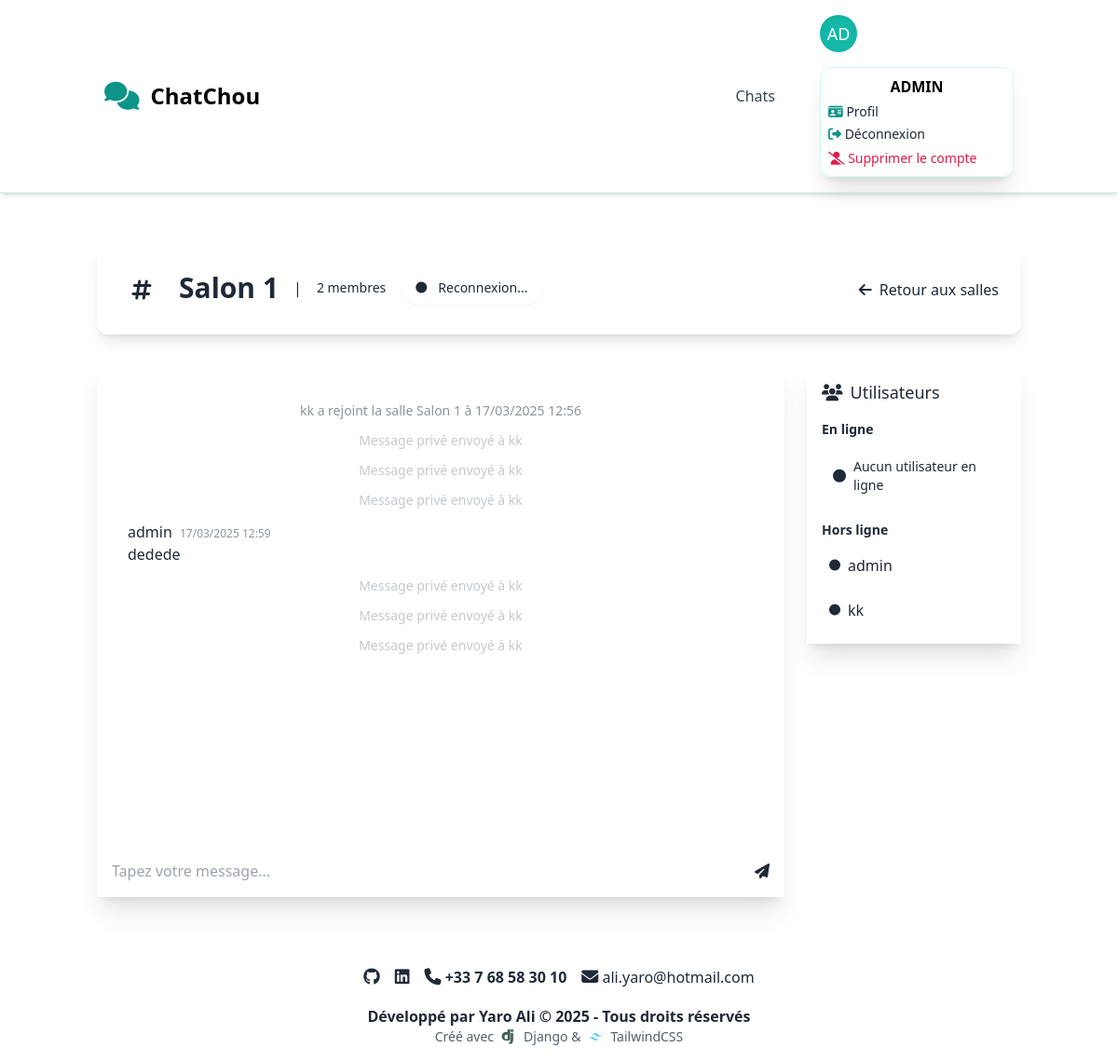
The page /rooms/4/ (signed in) on the database its author committed.
### apps/accounts/models.py (models this page shows, shortened)
class User(AbstractUser):
    class Meta:
        ordering = ["first_name", "last_name", "username"]
        verbose_name = "User"
        verbose_name_plural = "Users"
    email = EmailField("Adresse email", unique=True, blank=False, null=False)
    phone_number: PhoneNumberField = PhoneNumberField(blank=True, null=True)
    date_updated: DateTimeField = DateTimeField(auto_now=True)
    is_online: BooleanField = BooleanField(default=False)

### apps/rooms/models.py (models this page shows, shortened)
class Room(models.Model):
    class Meta:
        ordering = ["-created_at"]
        indexes = [
            models.Index(fields=["created_at"]),
            models.Index(fields=["updated_at"]),
        ]
    name: models.CharField = models.CharField(
        max_length=128, unique=True, verbose_name="Room Name", db_index=True
    )
    description: models.TextField = models.TextField(
        blank=True, null=True, verbose_name="Room Description"
    )
    author: models.ForeignKey = models.ForeignKey(
        User, on_delete=models.CASCADE, related_name="rooms"
    )
    members: models.ManyToManyField = models.ManyToManyField(
        User, through="RoomMember", related_name="joined_rooms"
    )
    created_at: models.DateTimeField = models.DateTimeField(auto_now_add=True)
    updated_at: models.DateTimeField = models.DateTimeField(auto_now=True)

### apps/chat_messages/models.py (models this page shows, shortened)
class Message(models.Model):
    class Meta:
        ordering = ["created_at"]
        indexes = [
            models.Index(fields=["room", "created_at"]),
        ]
    class Action(models.TextChoices):  # Actions des utilisateurs
        PRIVATE = "private", "Envoyer un message privé"
        PUBLIC = "public", "Envoyer un message public"
        JOIN = "join", "Rejoindre une salle"
        LEAVE = "leave", "Quitter une salle"
        SET_STATUS = "set_status", "Définir le statut"
    sender: models.ForeignKey = models.ForeignKey(
        to=User,
        on_delete=models.CASCADE,
        related_name="sent_messages",
        verbose_name="Sender",
    )
    recipients: models.ManyToManyField = models.ManyToManyField(
        to=User,
        related_name="received_messages",
        verbose_name="Recipients",
    )
    room: models.ForeignKey = models.ForeignKey(
        Room, on_delete=models.CASCADE, related_name="messages"
    )
    content: models.CharField = models.CharField(max_length=512)
    created_at: models.DateTimeField = models.DateTimeField(
        auto_now_add=True, db_index=True
    )
    action: models.CharField = models.CharField(
        max_length=255,
        choices=Action.choices,
        default=Action.PUBLIC,
        null=True,
        blank=True,
    )

### apps/rooms/views.py (the view)
# urls.py: path("<int:pk>/", views.RoomDetailView.as_view(), name="detail"),
class RoomDetailView(SuccessMessageMixin, LoginRequiredMixin, DetailView):
    model = Room
    template_name = "rooms/detail.html"
    context_object_name = "room"
    success_message = "Room joined successfully"
    def get_context_data(self, **kwargs):
        context = super().get_context_data(**kwargs)
        context["room_messages"] = Message.objects.filter(room=self.object)
        context["online_users"] = self.object.members.filter(is_online=True)
        context["offline_users"] = self.object.members.filter(is_online=False)
        return context

### apps/rooms/templates/rooms/detail.html (shortened to what this page needs)
{% extends 'base.html' %}
{% load static %}
{% load widget_tweaks %}
{% load tz %}
{% block content %}
<div class="container mx-auto px-4 py-8">
    <div class="mb-8 bg-base-200 rounded-xl p-6 shadow-lg">
        <div class="flex flex-col md:flex-row md:items-center md:justify-between gap-4">
            <div class="flex items-center space-x-4">
                <div class="w-12 h-12 bg-primary/10 rounded-full flex items-center justify-center">
                    <i class="fas fa-hashtag text-2xl text-primary"></i>
                </div>
                <div>
                    <div class="flex items-center gap-4 mb-1">
                        <h1 class="text-3xl font-bold text-primary">{{ room.name }}</h1> |
                        <p class="text-sm text-base-content/70">{{ room.members.count }} membres</p>
                        <div id="connection-status" class="flex items-center gap-3 px-4 py-2 bg-base-200 rounded-full shadow-sm transition-all duration-300 hover:shadow-md">
                        </div>
                    </div>
                </div>
            </div>
            <div class="flex items-center gap-3">
                {% if user in room.members.all %}
                <button type="button" id="leave-room-button-{{ room.pk }}"
                    class="btn btn-error text-white btn-sm hover:scale-105 transition-transform"
                    hx-get="{% url 'rooms:leave' room.pk %}"
                    hx-target="#leave-room-modal-container-{{ room.pk }}"
                    hx-trigger="click">
                    <i class="fas fa-door-open mr-2"></i>Quitter définitivement la salle
                </button>
                {% endif %}
                <a href="{% url 'rooms:list' %}"
                   class="btn btn-ghost bg-dark-200 btn-sm hover:bg-dark-300 transition-colors">
                    <i class="fas fa-arrow-left mr-2"></i>Retour aux salles
                </a>
            </div>
        </div>
    </div>
    <div class="grid grid-cols-1 md:grid-cols-4 gap-6">
        <div class="md:col-span-3">
            <div class="card bg-base-100 shadow-xl max-w-3xl mx-auto">
                <div class="card-body p-4">
                    <div class="bg-base-200 rounded-lg p-4 mb-4 h-[500px] overflow-y-auto" id="messageContainer">
                        <div id="chat-messages-container" class="space-y-3 max-w-2xl mx-auto">
                            {% for message in room_messages %}
                                {% if message.action != 'public' %}
                                    <div class="text-center text-sm opacity-50 my-2">
                                        {% if message.action == 'join' %}
                                            {{ message.sender.username }} a rejoint la salle {{ room.name }} à
                                            {% timezone "Europe/Paris" %}{{ message.created_at|date:'d/m/Y H:i' }}{% endtimezone %}
                                        {% elif message.action == 'leave' %}
                                            {{ message.sender.username }} a quitté la salle {{ room.name }} à
                                            {% timezone "Europe/Paris" %}{{ message.created_at|date:'d/m/Y H:i' }}{% endtimezone %}
                                        {% elif message.action == 'private' %}
                                            <div class="text-center text-sm opacity-50 my-2">
                                                Message privé envoyé à {{ message.recipients.first.username }}
                                            </div>
                                        {% endif %}
                                    </div>
                                {% else %}
                                    <div class="chat {% if message.sender == user %}chat-end{% else %}chat-start{% endif %}">
                                        <div class="chat-header">
                                            {{ message.sender.username }}
                                            <time class="text-xs opacity-50 ml-1">
                                            {% timezone "Europe/Paris" %}{{ message.created_at|date:'d/m/Y H:i' }}{% endtimezone %}
                                            </time>
                                        </div>
                                        <div class="chat-bubble {% if message.sender == user %}chat-bubble-primary{% endif %}">
                                            {{ message.content|linebreaksbr }}
                                        </div>
                                    </div>
                                {% endif %}
                            {% endfor %}
                        </div>
                    </div>
                    <div class="flex gap-2 items-center">
                        <input
                            type="text"
                            id="MessageInput"
                            class="input input-bordered flex-1"
                            placeholder="Tapez votre message..."
                        >
                        <button
                            id="MessageSend"
                            class="btn btn-primary"
                        >
                            <i class="fas fa-paper-plane"></i>
                        </button>
                    </div>
                </div>
            </div>
        </div>
        <div class="md:col-span-1">
            <div class="card bg-base-100 shadow-xl">
                <div class="card-body p-4">
                    <h2 class="card-title text-lg mb-4">
                        <i class="fas fa-users mr-2"></i>Utilisateurs
                    </h2>
                    <div class="space-y-4">
                        <div>
                            <h3 class="text-sm font-semibold text-success mb-2">
                                En ligne
                            </h3>
                            <div id="onlineUsers" class="space-y-2">
                                {% for user in online_users %}
                                    <div class="flex items-center gap-2 p-2 bg-base-200 rounded-lg">
                                        <i class="fas fa-circle text-success text-xs"></i>
                                        <span>{{ user.username }}</span>
                                    </div>
                                {% empty %}
                                    <div id="empty-online-message" class="flex items-center justify-center p-3 bg-base-200/50 rounded-lg">
                                        <div class="flex items-center gap-2">
                                            <i class="fas fa-circle text-success/30 text-sm"></i>
                                            <p class="text-sm text-base-content/50">Aucun utilisateur en ligne</p>
                                        </div>
                                    </div>
                                {% endfor %}
                            </div>
                        </div>
                        <div>
                            <h3 class="text-sm font-semibold text-error mb-2">
                                Hors ligne
                            </h3>
                            <div id="offlineUsers" class="space-y-2">
                                {% for user in offline_users %}
                                    <div class="flex items-center gap-2 p-2 bg-base-200 rounded-lg">
                                        <i class="fas fa-circle text-error text-xs"></i>
                                        <span>{{ user.username }}</span>
                                    </div>
                                {% endfor %}
                            </div>
                        </div>
                    </div>
                </div>
            </div>
        </div>
    </div>
</div>
{% endblock %}

### templates/partials/header.html (shortened to what this page needs)
<header class="bg-base-200 border-b border-emerald-100 dark:border-sky-800/30 shadow-md">
    <nav class="container mx-auto flex justify-between items-center py-4 px-6">
        <a href="{% url 'index' %}" class="flex items-center space-x-3 group">
            <i class="fas fa-comments text-3xl text-teal-600 dark:text-teal-400 group-hover:scale-110 transition-transform"></i>
            <span class="text-2xl font-extrabold text-black dark:text-black">
                ChatChou
            </span>
        </a>
        <div class="flex items-center space-x-8">
            {% if user.is_authenticated %}
                <a href="{% url 'rooms:list' %}" class="flex items-center px-4 py-2 rounded-lg hover:bg-teal-50 dark:hover:bg-teal-900/20 group transition-all">
                    <span class="font-medium text-gray-700 dark:text-gray-200 group-hover:text-teal-600 dark:group-hover:text-teal-400 transition-colors">Chats</span>
                </a>
                <div class="dropdown dropdown-end">
                    <label tabindex="0" class="btn btn-ghost btn-circle avatar hover:ring-2 hover:ring-teal-400 dark:hover:ring-teal-500 transition-all">
                        <div class="w-10 h-10 rounded-full bg-teal-500 flex items-center justify-center text-white text-lg shadow-inner">
                            <div class="flex items-center justify-center h-full">
                                {% if user.first_name and user.last_name %}
                                    {{ user.first_name.0|upper }}{{ user.last_name.0|upper }}
                                {% else %}
                                    {{ user.username|slice:":2"|upper }}
                                {% endif %}
                            </div>
                        </div>
                    </label>
                    <ul tabindex="0" class="mt-4 dropdown-content menu menu-sm p-2 shadow-xl bg-white/80
                    dark:bg-gray-800/90 backdrop-blur-sm rounded-xl w-52 border border-teal-100 dark:border-sky-800/30 z-50">
                        <li class="text-center font-bold text-black dark:text-black">
                            <div class="flex items-center justify-center space-x-2">
                                <span>{{ user.username|upper }}</span>
                            </div>
                        </li>
                        <li>
                            <a href="{% url 'accounts:profile' %}" class="hover:bg-teal-50 dark:hover:bg-teal-900/20 text-sm group">
                                <i class="fas fa-id-card text-teal-600 dark:text-teal-400 group-hover:rotate-12 transition-transform"></i>
                                <span>Profil</span>
                            </a>
                        </li>
                        <li>
                            <a href="{% url 'accounts:logout' %}" id="logout-link" class="hover:bg-teal-50 dark:hover:bg-teal-900/20 text-sm group">
                                <i class="fas fa-right-from-bracket text-teal-600 dark:text-teal-400 group-hover:translate-x-1 transition-transform"></i>
                                <span>Déconnexion</span>
                            </a>
                        </li>
                        <li>
                            <a href="{% url 'accounts:delete' user.id %}" class="text-rose-600 dark:text-rose-400 hover:bg-rose-50 dark:hover:bg-rose-900/20 text-sm group">
                                <i class="fas fa-user-slash group-hover:rotate-12 transition-transform"></i>
                                <span>Supprimer le compte</span>
                            </a>
                        </li>
                    </ul>
                </div>
            {% endif %}
        </div>
    </nav>
</header>

### rows shown on the page
User: username "AD", username "ADMIN", username "admin"
Room: name "Salon 1", members.count "2"
Message: sender.username "kk", created_at "17/03/2025 12:56"
Message: recipients.first.username "kk"
Message: recipients.first.username "kk"
Message: recipients.first.username "kk"
Message: sender.username "admin", created_at "17/03/2025 12:59", content "dedede"
Message: recipients.first.username "kk"
Message: recipients.first.username "kk"
Message: recipients.first.username "kk"
User: username "kk"
